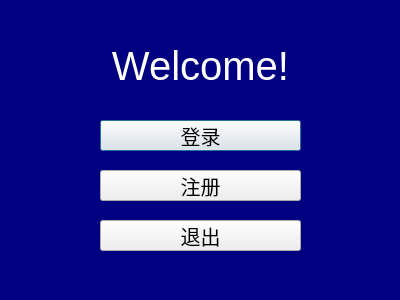
<?xml version="1.0" encoding="UTF-8"?>
<ui version="4.0">
 <class>initialDialog</class>
 <widget class="QDialog" name="initialDialog">
  <property name="geometry">
   <rect>
    <x>0</x>
    <y>0</y>
    <width>400</width>
    <height>300</height>
   </rect>
  </property>
  <property name="minimumSize">
   <size>
    <width>400</width>
    <height>300</height>
   </size>
  </property>
  <property name="maximumSize">
   <size>
    <width>400</width>
    <height>300</height>
   </size>
  </property>
  <property name="windowTitle">
   <string>initialDialog</string>
  </property>
  <property name="styleSheet">
   <string notr="true">QPushButton {
	font: 9pt &quot;黑体&quot;;
	font-size:20px;
	color:black;
}
QLabel {
	font-size:20px;
	color:white;

}
QDialog {
	background-color:navy;
}
</string>
  </property>
  <widget class="QPushButton" name="loginButton">
   <property name="geometry">
    <rect>
     <x>100</x>
     <y>120</y>
     <width>201</width>
     <height>31</height>
    </rect>
   </property>
   <property name="text">
    <string>登录</string>
   </property>
  </widget>
  <widget class="QPushButton" name="registerButton">
   <property name="geometry">
    <rect>
     <x>100</x>
     <y>170</y>
     <width>201</width>
     <height>31</height>
    </rect>
   </property>
   <property name="styleSheet">
    <string notr="true"/>
   </property>
   <property name="text">
    <string>注册</string>
   </property>
  </widget>
  <widget class="QPushButton" name="exitButton">
   <property name="geometry">
    <rect>
     <x>100</x>
     <y>220</y>
     <width>201</width>
     <height>31</height>
    </rect>
   </property>
   <property name="text">
    <string>退出</string>
   </property>
  </widget>
  <widget class="QLabel" name="label">
   <property name="geometry">
    <rect>
     <x>110</x>
     <y>40</y>
     <width>181</width>
     <height>51</height>
    </rect>
   </property>
   <property name="styleSheet">
    <string notr="true">font: 9pt &quot;Bauhaus 93&quot;;
font-size:40px;</string>
   </property>
   <property name="text">
    <string>Welcome!</string>
   </property>
   <property name="alignment">
    <set>Qt::AlignCenter</set>
   </property>
  </widget>
 </widget>
 <layoutdefault spacing="6" margin="11"/>
 <resources/>
 <connections>
  <connection>
   <sender>exitButton</sender>
   <signal>clicked()</signal>
   <receiver>initialDialog</receiver>
   <slot>close()</slot>
   <hints>
    <hint type="sourcelabel">
     <x>324</x>
     <y>232</y>
    </hint>
    <hint type="destinationlabel">
     <x>487</x>
     <y>233</y>
    </hint>
   </hints>
  </connection>
 </connections>
</ui>
